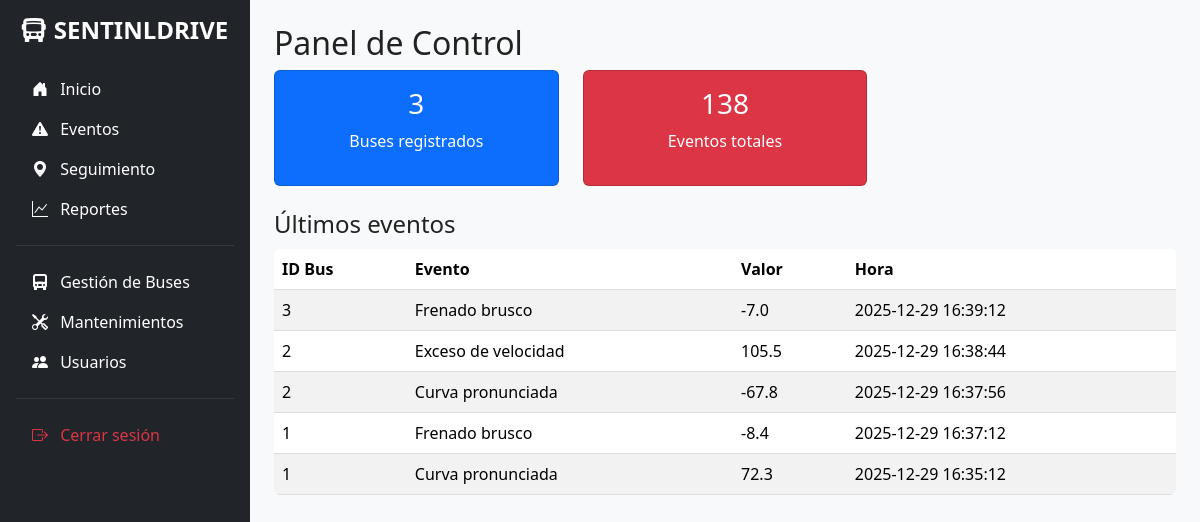
The page /dashboard (signed in) on the database its author committed.
### app/models/event.py (models this page shows)
class Event(db.Model):
    __tablename__ = 'event'
    id = db.Column(db.Integer, primary_key=True)
    bus_id = db.Column(db.Integer, db.ForeignKey('bus.id'), nullable=False)
    type = db.Column(db.String(50), nullable=False)
    value = db.Column(db.Float)
    timestamp = db.Column(db.DateTime, default=datetime.utcnow, nullable=False)

### app/routes/dashboard.py (the view)
@dashboard_bp.route("/dashboard")
@login_required
def dashboard():
    total_buses = Bus.query.count()
    total_events = Event.query.count()
    last_events = Event.query.order_by(Event.timestamp.desc()).limit(5).all()
    return render_template("dashboard.html",
                          total_buses=total_buses,
                          total_events=total_events,
                          last_events=last_events)

### app/templates/dashboard.html (shortened to what this page needs)
{% extends "base.html" %}
{% block content %}
<h2>Panel de Control</h2>
<div class="row text-center mb-4">
    <div class="col-md-4">
        <div class="card bg-primary text-white">
            <div class="card-body">
                <h3>{{ total_buses }}</h3>
                <p>Buses registrados</p>
            </div>
        </div>
    </div>
    <div class="col-md-4">
        <div class="card bg-danger text-white">
            <div class="card-body">
                <h3>{{ total_events }}</h3>
                <p>Eventos totales</p>
            </div>
        </div>
    </div>
</div>
<h4>Últimos eventos</h4>
<table class="table table-striped">
    <thead>
        <tr><th>ID Bus</th><th>Evento</th><th>Valor</th><th>Hora</th></tr>
    </thead>
    <tbody>
        {% for e in last_events %}
        <tr>
            <td>{{ e.bus_id }}</td>
            <td>{{ e.type }}</td>
            <td>{{ e.value }}</td>
            <td>{{ e.timestamp.strftime('%Y-%m-%d %H:%M:%S') }}</td>
        </tr>
        {% endfor %}
    </tbody>
</table>
{% endblock %}

### static/css/style.css (style rules this page uses)
body { font-family: Arial; background: #f7f7f7; margin: 0; }
table { width: 100%; background: white; border-collapse: collapse; }
th, td { border-bottom: 1px solid #ddd; padding: 10px; text-align: left; }
body { font-family: 'Segoe UI', sans-serif; margin: 0; background: #f5f6fa; color: #222; }
table { width: 100%; background: white; border-collapse: collapse; margin-top: 10px; border-radius: 6px; overflow: hidden; }
th, td { padding: 10px; border-bottom: 1px solid #ddd; }
th { background: #e2e8f0; }

### rows shown on the page
Event: bus_id "3", type "Frenado brusco", value "-7.0", timestamp "2025-12-29 16:39:12"
Event: bus_id "2", type "Exceso de velocidad", value "105.5", timestamp "2025-12-29 16:38:44"
Event: bus_id "2", type "Curva pronunciada", value "-67.8", timestamp "2025-12-29 16:37:56"
Event: bus_id "1", type "Frenado brusco", value "-8.4", timestamp "2025-12-29 16:37:12"
Event: bus_id "1", type "Curva pronunciada", value "72.3", timestamp "2025-12-29 16:35:12"

### other values the page prints
{{ total_buses }} "3"
{{ total_events }} "138"
